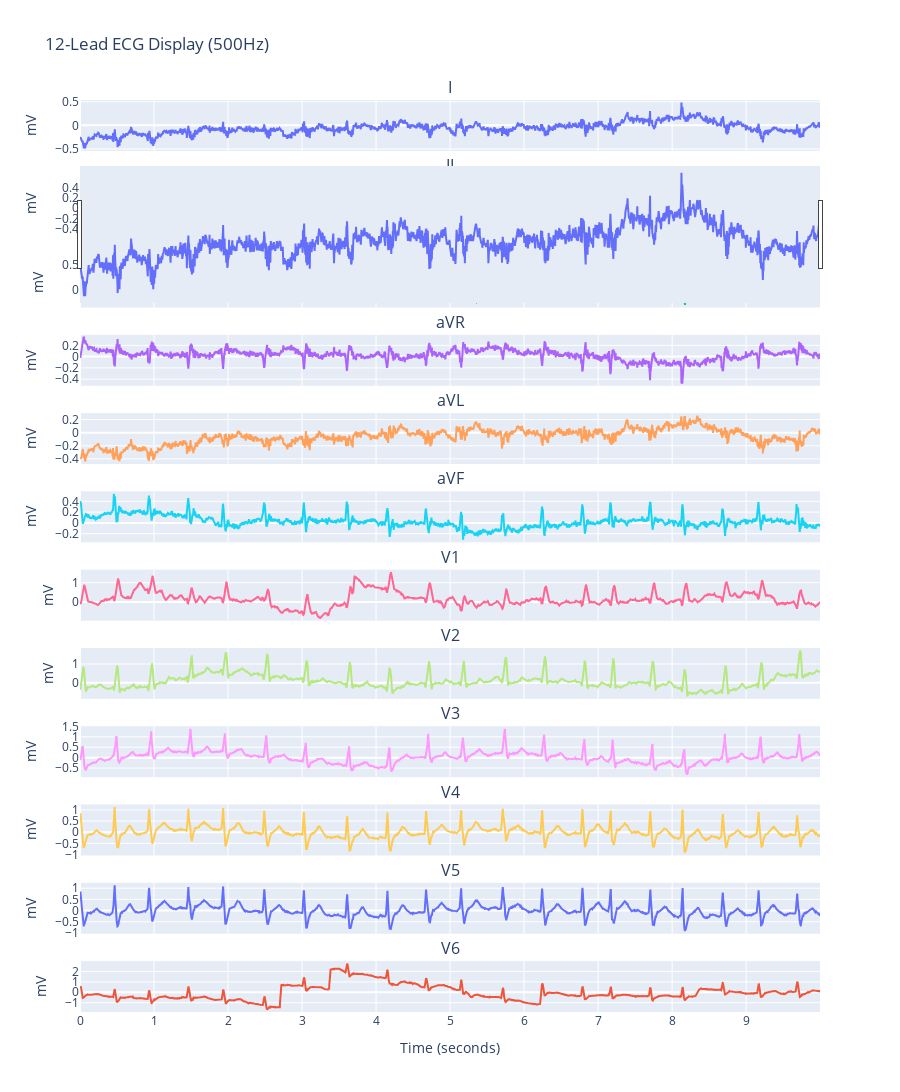

The code cell stored with this chart in its notebook:
### Code cell
import pandas as pd
import plotly.graph_objects as go
from plotly.subplots import make_subplots
import os

# Configuration
FILE_PATH = "/home/jiacheng/dl-proj/data/ecg/01/010/JS00001.csv"  # REPLACE WITH ACTUAL PATH
SAMPLING_RATE = 500  # Hz

try:
    # Read CSV with time in first column
    df = pd.read_csv(FILE_PATH)
    
    # Verify structure
    if len(df.columns) != 13:  # 12 leads + time column
        raise ValueError(f"Expected 13 columns (time + 12 leads), got {len(df.columns)}")

    # Create interactive subplots
    fig = make_subplots(
        rows=12, 
        cols=1,
        shared_xaxes=True,
        subplot_titles=df.columns[1:],  # Lead names
        vertical_spacing=0.03
    )

    # Add traces for each lead
    for i, lead in enumerate(df.columns[1:]):  # Skip time column
        fig.add_trace(
            go.Scatter(
                x=df.iloc[:,0],  # Time values from first column
                y=df[lead],
                mode='lines',
                name=lead,
                hovertemplate="Time: %{x}s<br>Amplitude: %{y}<extra></extra>"
            ),
            row=i+1, 
            col=1
        )

    # Update layout
    fig.update_layout(
        height=1800,  # Adjust based on number of rows
        title_text=f"12-Lead ECG Display ({SAMPLING_RATE}Hz)",
        showlegend=False,
        hovermode="x unified"
    )

    # Format axes
    fig.update_xaxes(title_text="Time (seconds)", row=12, col=1)
    fig.for_each_yaxis(lambda axis: axis.update(title_text="mV"))

    # Add range slider
    fig.update_layout(
        xaxis=dict(
            rangeslider=dict(visible=True),
            type="linear"
        )
    )

    fig.show()

except FileNotFoundError:
    print(f"Error: File not found at {FILE_PATH}")
    print("1. Check file path exists")
    print("2. Verify file permissions")
    print("3. Ensure CSV format matches expectations")
except Exception as e:
    print(f"Error: {str(e)}")

### Figure 1 — Plotly figure (JSON) as saved in the notebook; plotly's stock layout.template omitted (floating-point values rounded to 4 significant figures; data arrays with more than 128 entries replaced by an {"elided": "..."} marker saying what was removed)
{"data": [{"hovertemplate": "Time: %{x}s<br>Amplitude: %{y}<extra></extra>", "mode": "lines", "name": "I", "type": "scatter", "x": {"elided": "5000 float values"}, "xaxis": "x", "y": {"elided": "5000 float values"}, "yaxis": "y"}, {"hovertemplate": "Time: %{x}s<br>Amplitude: %{y}<extra></extra>", "mode": "lines", "name": "II", "type": "scatter", "x": {"elided": "5000 float values"}, "xaxis": "x2", "y": {"elided": "5000 float values"}, "yaxis": "y2"}, {"hovertemplate": "Time: %{x}s<br>Amplitude: %{y}<extra></extra>", "mode": "lines", "name": "III", "type": "scatter", "x": {"elided": "5000 float values"}, "xaxis": "x3", "y": {"elided": "5000 float values"}, "yaxis": "y3"}, {"hovertemplate": "Time: %{x}s<br>Amplitude: %{y}<extra></extra>", "mode": "lines", "name": "aVR", "type": "scatter", "x": {"elided": "5000 float values"}, "xaxis": "x4", "y": {"elided": "5000 float values"}, "yaxis": "y4"}, {"hovertemplate": "Time: %{x}s<br>Amplitude: %{y}<extra></extra>", "mode": "lines", "name": "aVL", "type": "scatter", "x": {"elided": "5000 float values"}, "xaxis": "x5", "y": {"elided": "5000 float values"}, "yaxis": "y5"}, {"hovertemplate": "Time: %{x}s<br>Amplitude: %{y}<extra></extra>", "mode": "lines", "name": "aVF", "type": "scatter", "x": {"elided": "5000 float values"}, "xaxis": "x6", "y": {"elided": "5000 float values"}, "yaxis": "y6"}, {"hovertemplate": "Time: %{x}s<br>Amplitude: %{y}<extra></extra>", "mode": "lines", "name": "V1", "type": "scatter", "x": {"elided": "5000 float values"}, "xaxis": "x7", "y": {"elided": "5000 float values"}, "yaxis": "y7"}, {"hovertemplate": "Time: %{x}s<br>Amplitude: %{y}<extra></extra>", "mode": "lines", "name": "V2", "type": "scatter", "x": {"elided": "5000 float values"}, "xaxis": "x8", "y": {"elided": "5000 float values"}, "yaxis": "y8"}, {"hovertemplate": "Time: %{x}s<br>Amplitude: %{y}<extra></extra>", "mode": "lines", "name": "V3", "type": "scatter", "x": {"elided": "5000 float values"}, "xaxis": "x9", "y": {"elided": "5000 float values"}, "yaxis": "y9"}, {"hovertemplate": "Time: %{x}s<br>Amplitude: %{y}<extra></extra>", "mode": "lines", "name": "V4", "type": "scatter", "x": {"elided": "5000 float values"}, "xaxis": "x10", "y": {"elided": "5000 float values"}, "yaxis": "y10"}, {"hovertemplate": "Time: %{x}s<br>Amplitude: %{y}<extra></extra>", "mode": "lines", "name": "V5", "type": "scatter", "x": {"elided": "5000 float values"}, "xaxis": "x11", "y": {"elided": "5000 float values"}, "yaxis": "y11"}, {"hovertemplate": "Time: %{x}s<br>Amplitude: %{y}<extra></extra>", "mode": "lines", "name": "V6", "type": "scatter", "x": {"elided": "5000 float values"}, "xaxis": "x12", "y": {"elided": "5000 float values"}, "yaxis": "y12"}], "layout": {"annotations": [{"font": {"size": 16}, "showarrow": false, "text": "I", "x": 0.5, "xanchor": "center", "xref": "paper", "y": 1, "yanchor": "bottom", "yref": "paper"}, {"font": {"size": 16}, "showarrow": false, "text": "II", "x": 0.5, "xanchor": "center", "xref": "paper", "y": 0.9142, "yanchor": "bottom", "yref": "paper"}, {"font": {"size": 16}, "showarrow": false, "text": "III", "x": 0.5, "xanchor": "center", "xref": "paper", "y": 0.8283, "yanchor": "bottom", "yref": "paper"}, {"font": {"size": 16}, "showarrow": false, "text": "aVR", "x": 0.5, "xanchor": "center", "xref": "paper", "y": 0.7425, "yanchor": "bottom", "yref": "paper"}, {"font": {"size": 16}, "showarrow": false, "text": "aVL", "x": 0.5, "xanchor": "center", "xref": "paper", "y": 0.6567, "yanchor": "bottom", "yref": "paper"}, {"font": {"size": 16}, "showarrow": false, "text": "aVF", "x": 0.5, "xanchor": "center", "xref": "paper", "y": 0.5708, "yanchor": "bottom", "yref": "paper"}, {"font": {"size": 16}, "showarrow": false, "text": "V1", "x": 0.5, "xanchor": "center", "xref": "paper", "y": 0.485, "yanchor": "bottom", "yref": "paper"}, {"font": {"size": 16}, "showarrow": false, "text": "V2", "x": 0.5, "xanchor": "center", "xref": "paper", "y": 0.3992, "yanchor": "bottom", "yref": "paper"}, {"font": {"size": 16}, "showarrow": false, "text": "V3", "x": 0.5, "xanchor": "center", "xref": "paper", "y": 0.3133, "yanchor": "bottom", "yref": "paper"}, {"font": {"size": 16}, "showarrow": false, "text": "V4", "x": 0.5, "xanchor": "center", "xref": "paper", "y": 0.2275, "yanchor": "bottom", "yref": "paper"}, {"font": {"size": 16}, "showarrow": false, "text": "V5", "x": 0.5, "xanchor": "center", "xref": "paper", "y": 0.1417, "yanchor": "bottom", "yref": "paper"}, {"font": {"size": 16}, "showarrow": false, "text": "V6", "x": 0.5, "xanchor": "center", "xref": "paper", "y": 0.05583, "yanchor": "bottom", "yref": "paper"}], "height": 1800, "hovermode": "x unified", "showlegend": false, "title": {"text": "12-Lead ECG Display (500Hz)"}, "xaxis": {"anchor": "y", "domain": [0, 1], "matches": "x12", "rangeslider": {"visible": true}, "showticklabels": false, "type": "linear"}, "xaxis10": {"anchor": "y10", "domain": [0, 1], "matches": "x12", "showticklabels": false}, "xaxis11": {"anchor": "y11", "domain": [0, 1], "matches": "x12", "showticklabels": false}, "xaxis12": {"anchor": "y12", "domain": [0, 1], "title": {"text": "Time (seconds)"}}, "xaxis2": {"anchor": "y2", "domain": [0, 1], "matches": "x12", "showticklabels": false}, "xaxis3": {"anchor": "y3", "domain": [0, 1], "matches": "x12", "showticklabels": false}, "xaxis4": {"anchor": "y4", "domain": [0, 1], "matches": "x12", "showticklabels": false}, "xaxis5": {"anchor": "y5", "domain": [0, 1], "matches": "x12", "showticklabels": false}, "xaxis6": {"anchor": "y6", "domain": [0, 1], "matches": "x12", "showticklabels": false}, "xaxis7": {"anchor": "y7", "domain": [0, 1], "matches": "x12", "showticklabels": false}, "xaxis8": {"anchor": "y8", "domain": [0, 1], "matches": "x12", "showticklabels": false}, "xaxis9": {"anchor": "y9", "domain": [0, 1], "matches": "x12", "showticklabels": false}, "yaxis": {"anchor": "x", "domain": [0.9442, 1], "title": {"text": "mV"}}, "yaxis10": {"anchor": "x10", "domain": [0.1717, 0.2275], "title": {"text": "mV"}}, "yaxis11": {"anchor": "x11", "domain": [0.08583, 0.1417], "title": {"text": "mV"}}, "yaxis12": {"anchor": "x12", "domain": [0, 0.05583], "title": {"text": "mV"}}, "yaxis2": {"anchor": "x2", "domain": [0.8583, 0.9142], "title": {"text": "mV"}}, "yaxis3": {"anchor": "x3", "domain": [0.7725, 0.8283], "title": {"text": "mV"}}, "yaxis4": {"anchor": "x4", "domain": [0.6867, 0.7425], "title": {"text": "mV"}}, "yaxis5": {"anchor": "x5", "domain": [0.6008, 0.6567], "title": {"text": "mV"}}, "yaxis6": {"anchor": "x6", "domain": [0.515, 0.5708], "title": {"text": "mV"}}, "yaxis7": {"anchor": "x7", "domain": [0.4292, 0.485], "title": {"text": "mV"}}, "yaxis8": {"anchor": "x8", "domain": [0.3433, 0.3992], "title": {"text": "mV"}}, "yaxis9": {"anchor": "x9", "domain": [0.2575, 0.3133], "title": {"text": "mV"}}}}
